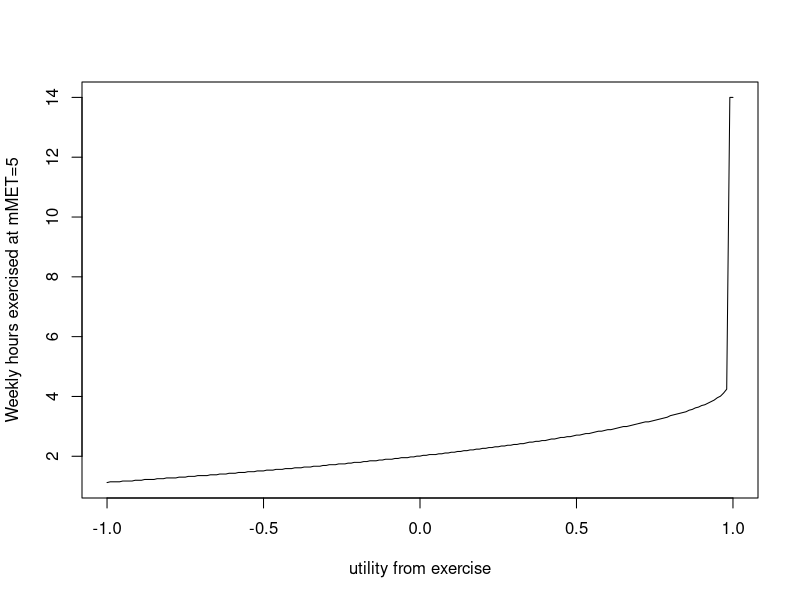
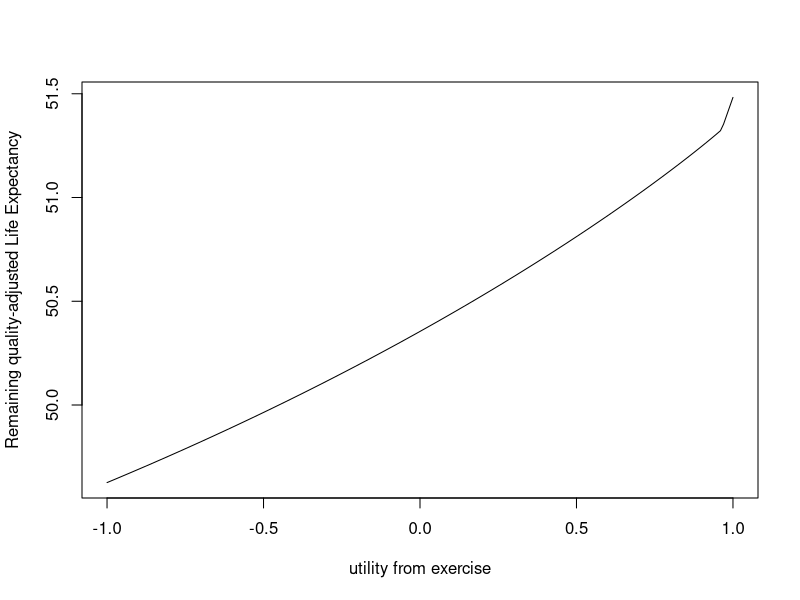
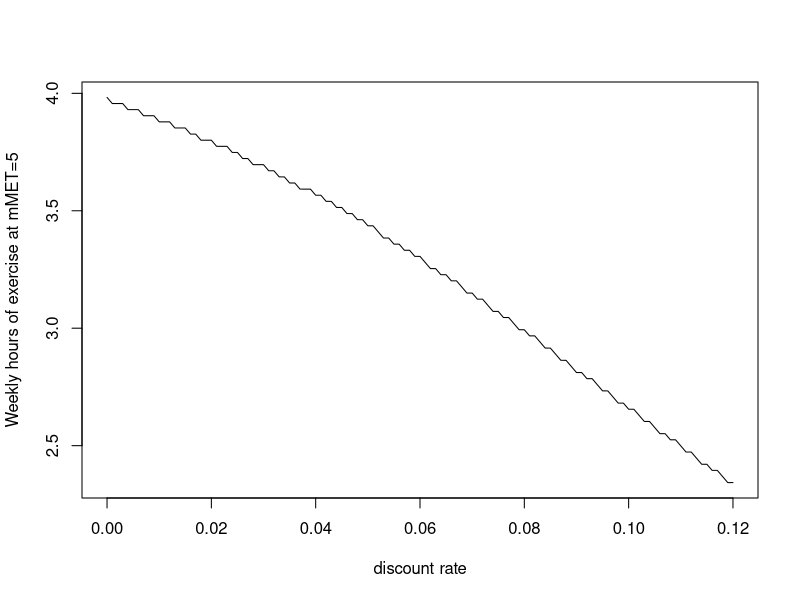

Here is the R script that generated these plots, in order:
## ---------------------------
##
## Script name: Optimal_exercise_calculator_backend.R
##
## Purpose of script: This script contains the mathematics behind optimal exercise levels
##
## Author: Niklas V. Lehmann
##
## Date Created: 2026-05-21
##
## Copyright (c) Niklas V. Lehmann, 2026
## Email: niklasl.2306@gmail.com
##
## ---------------------------
##
## Notes: 
##   
##
## ---------------------------



## necessary packages 

library(readr)

## Setting and getting values

# --- Parameters ---
HOURS_WK  <- 168



# Function from Garcia et. al. (2023) https://bjsm.bmj.com/content/bjsports/57/15/979.full.pdf


garcia <- read_csv("total-population-all-cause-mortality-fatal-q-0.95.csv")  # columns: dose, hr, hr_lo, hr_hi



# ---- The full function ------

optimal_exercise_all <- function(age = 29, 
                             conservativeness = 0.7,
                             alpha = 2.8*10^(-5),
                             beta = 0.085,
                             intensity = 5,
                             r = 0.03,
                             u_rel){
  
  
  HR <- approxfun(garcia$dose, garcia$RR, 
                  method = "linear",
                  yleft  = 1,                    # HR = 1 at zero dose
                  yright = tail(garcia$RR, 1))   # plateau beyond data
  
  HR_adj <- function(x){ 1- (conservativeness * (1-HR(x))) }
  
  
  DLE <- function(hours_exercised){
    
    #get mMET
    x <- hours_exercised*intensity
    
    #integrate over SURVIVAL_discounted function
    integrate(function(t){exp( -( (alpha*exp(beta*age)*HR_adj(x)) / beta) * (exp(beta*t)-1) ) * exp(-r*t)}
              ,lower=0, upper=150)$value
  }
  
  
  u <- function(hours_exercised){ (1*(HOURS_WK - hours_exercised) + hours_exercised*u_rel) / HOURS_WK } #non-exercise hours *1 + exercise hours * utility , divided by hours per week to normalize it
  
  
  optimize( function(hours_exercised){u(hours_exercised) * DLE(hours_exercised)}, c(0, 14), maximum=TRUE)

}


# This function only outputs the optimal exercise load
optimal_exercise_max <- function(age = 29, 
                             conservativeness = 0.7,
                             alpha = 2.8*10^(-5),
                             beta = 0.085,
                             intensity = 5,
                             r = 0.03,
                             u_rel){
  
  
  HR <- approxfun(garcia$dose, garcia$RR, 
                  method = "linear",
                  yleft  = 1,                    # HR = 1 at zero dose
                  yright = tail(garcia$RR, 1))   # plateau beyond data
  
  HR_adj <- function(x){ 1- (conservativeness * (1-HR(x))) }
  
  
  DLE <- function(hours_exercised){
    
    #get mMET
    x <- hours_exercised*intensity
    
    #integrate over SURVIVAL_discounted function
    integrate(function(t){exp( -( (alpha*exp(beta*age)*HR_adj(x)) / beta) * (exp(beta*t)-1) ) * exp(-r*t)}
              ,lower=0, upper=150)$value
  }
  
  
  u <- function(hours_exercised){ (1*(HOURS_WK - hours_exercised) + hours_exercised*u_rel) / HOURS_WK } #non-exercise hours *1 + exercise hours * utility , divided by hours per week to normalize it
  
  
  optimize( function(hours_exercised){u(hours_exercised) * DLE(hours_exercised)}, c(0, 14), maximum=TRUE)$maximum
  
}



# This function only outputs the expected discounted quality-adjusted life years
optimal_exercise_QALY <- function(age = 29, 
                                 conservativeness = 0.7,
                                 alpha = 2.8*10^(-5),
                                 beta = 0.085,
                                 intensity = 5,
                                 r = 0.03,
                                 u_rel){
  
  
  HR <- approxfun(garcia$dose, garcia$RR, 
                  method = "linear",
                  yleft  = 1,                    # HR = 1 at zero dose
                  yright = tail(garcia$RR, 1))   # plateau beyond data
  
  HR_adj <- function(x){ 1- (conservativeness * (1-HR(x))) }
  
  
  DLE <- function(hours_exercised){
    
    #get mMET
    x <- hours_exercised*intensity
    
    #integrate over SURVIVAL_discounted function
    integrate(function(t){exp( -( (alpha*exp(beta*age)*HR_adj(x)) / beta) * (exp(beta*t)-1) ) * exp(-r*t)}
              ,lower=0, upper=150)$value
  }
  
  
  u <- function(hours_exercised){ (1*(HOURS_WK - hours_exercised) + hours_exercised*u_rel) / HOURS_WK } #non-exercise hours *1 + exercise hours * utility , divided by hours per week to normalize it
  
  
  optimize( function(hours_exercised){u(hours_exercised) * DLE(hours_exercised)}, c(0, 14), maximum=TRUE)$objective
  
}


#### Answering some questions


# sweep a variable by trying a lot of values
seq_u <- seq(-1,1,0.01)


# sweep a variable by trying a lot of values
seq_r <- seq(0,0.12,0.001)


# ------ How much exercise should people do as a function of u(), i.e. how much they hate it? ------- #


#make plots
plot(seq_u, 
     sapply(seq_u,function(k) optimal_exercise_max(u_rel = k, r=0.03, age = 40)),
     type = "l",
     xlab = "utility from exercise",
     ylab = "Weekly hours exercised at mMET=5")









# ------ How valuable is it to find a sport that is more fun? ------- #

#make plots
plot(seq_u, 
     sapply(seq_u,function(k) optimal_exercise_QALY(u_rel = k, r=0, age = 40)),
     type = "l",
     xlab = "utility from exercise",
     ylab = "Remaining quality-adjusted Life Expectancy")




# ------ What is the effect of discounting on optimal exercise? ------- #


#make plots
plot(seq_r, 
     sapply(seq_r,function(k) optimal_exercise_max(u_rel = 0.9, r=k, age = 40)),
     type = "l",
     xlab = "discount rate",
     ylab = "Weekly hours of exercise at mMET=5")
